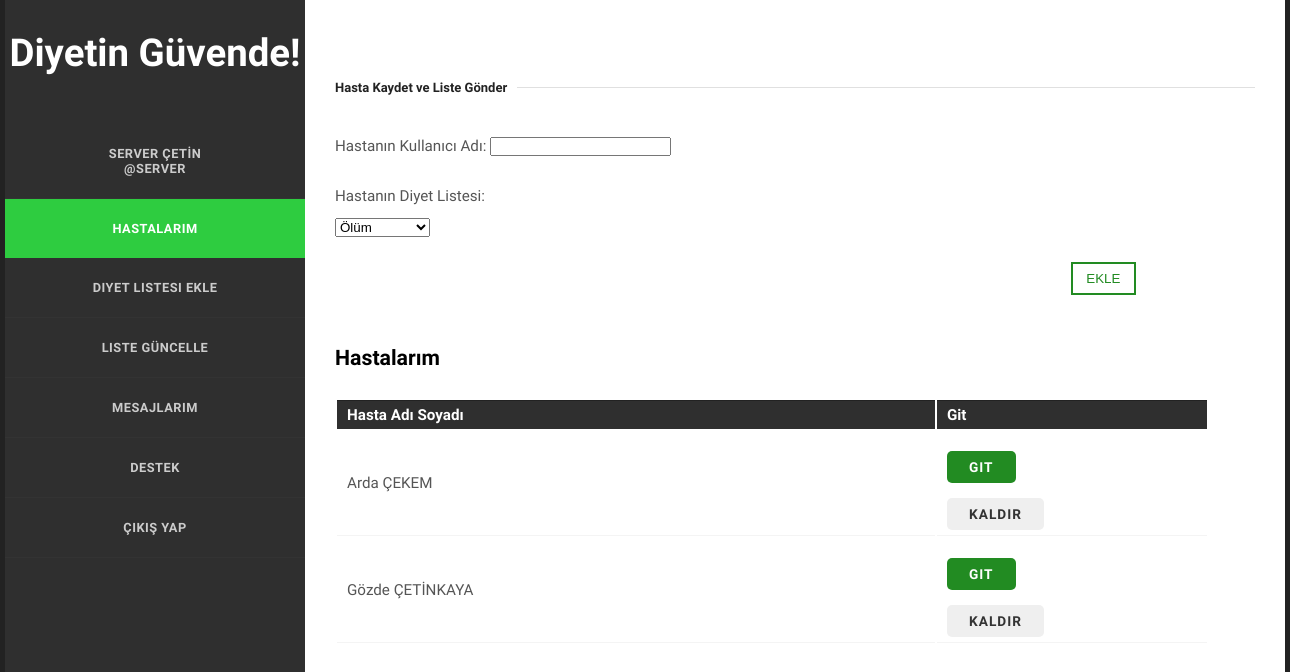
Page /Diyetisyen/diyetisyen.php (signed in) on the committed database.
### tables this page shows
CREATE TABLE `hastabilgi` (
  `Id` int(11) NOT NULL,
  `KullaniciId` int(11) NOT NULL,
  `Boy` int(11) NOT NULL,
  `Kilo` float NOT NULL,
  `YagOrani` float NOT NULL,
  `DiyetisyenId` int(11) DEFAULT NULL,
  `DiyetTabloId` int(11) DEFAULT NULL,
  `SporTabloId` int(11) DEFAULT NULL,
  `KocId` int(11) DEFAULT NULL
);

CREATE TABLE `kullanici` (
  `Id` int(11) NOT NULL,
  `CinsiyetId` int(11) NOT NULL,
  `Ad` varchar(30) NOT NULL,
  `Soyad` varchar(30) NOT NULL,
  `DogumTarih` date NOT NULL,
  `KullaniciAdi` varchar(15) NOT NULL,
  `Email` varchar(50) NOT NULL,
  `TelefonNo` varchar(15) NOT NULL,
  `Sifre` varchar(150) NOT NULL,
  `KullaniciTurId` int(11) NOT NULL
);

### Diyetisyen/diyetisyen.php (the view, shortened to what this page needs)
<!doctype html>
<html>
<head>
<link rel="stylesheet" href="../css/styles.css" type="text/css" />
</head>
<body>
		<section id="body" class="width">
			<section id="content" class="column-right">
	    <article>
			<div class="beyaz" style="padding-top: 50px"  >
			<form action="#" method="POST">
			<fieldset>
				 <legend>Hasta Kaydet ve Liste Gönder</legend><br><br>
				<p>Hastanın Kullanıcı Adı:
						<input type="text" name="username" id="username" value="" /><br /></p>
				<p>Hastanın Diyet Listesi:<br>
                    <select name="diyetList">
                    <?php
                    include '../baglan.php';
                    $id = $_SESSION["Id"];
                    $listele = $db->query("SELECT * FROM diyettablosu where DiyetisyenId =$id", PDO::FETCH_ASSOC);
                    if ( $listele->rowCount() )
                    {
                        foreach( $listele as $gelenveri )
                        {
                            echo '<option value="'.$gelenveri['Id'].'">'.$gelenveri['TabloAdi'].'</option>';
                        }
                    }
                    ?>
                    </select>
				<br>
			<p><input class="brk-btn" type="submit" style="margin-left:80%;" name="kullaniciEkle" value="Ekle" >
			<br><br>
			<h4>Hastalarım</h4><br>
				<table id="hastalistesi">
  <tr>
    <th>Hasta Adı Soyadı</th>
	<th style="width:250px;">Git</th>
  </tr>
            </form>
                <?php
             include '../baglan.php';
             $id = $_SESSION['Id'];
             $listele = $db->query("SELECT * FROM kullanici INNER JOIN hastabilgi ON kullanici.Id=KullaniciId where DiyetisyenId='$id'", PDO::FETCH_ASSOC);
             if ($listele->rowCount())
             {
                 foreach( $listele as $gelenveri )
                 {
                     echo '<tr>
                            <td>'.$gelenveri['Ad'].' '.$gelenveri['Soyad'].'</td>
                            <td>
                               <form method="post" action="hasta-profili.php"> <input type="hidden" name="kullaniciIds" value="'.$gelenveri['KullaniciId'].'">
                               <input type="submit" name="git" class="formbutton"value="Git" />
                               </form>
                               <form method="post"> <input type="hidden" name="kullaniciIds" value="'.$gelenveri['KullaniciId'].'">
                               <input type="submit" name="kaldir" class="formbuttonn" value="Kaldır" />
                               </form>
                            </td>
                          </tr>
                     ';
                 }
             }
             ?>
				</div>
		</article>
		</section>
	</section>
</body>
</html>

### css/styles.css (style rules this page uses)
body { margin:0px auto; padding:0; background: #222; font-family: 'Oxygen', 'sans-serif'; font-size: 1.0em; color:#555; }
* { margin:0; padding:0; }
table { width:95%; text-align:left; }
th, td { padding:5px 10px; }
th { color:#fff; border-top:1px solid #222; background-color:#2F2F2F; }
td { border-bottom:1px solid #f4f4f4; }
p { line-height:2.0em; margin-bottom:20px; }
fieldset { display:block; border:none; border-top:1px solid #e0e0e0; }
fieldset legend { font-weight:bold; font-size:13px; padding-right:10px; color:#222; }
fieldset form { padding-top:15px; }
fieldset form input, fieldset form select, fieldset form textarea { padding:5px; color:#333333; font-size:13px; font-family:Oxygen, Arial, Helvetica, sans-serif; border:1px solid #ddd; }
fieldset form input.formbutton { border:none; background-color: forestgreen; border-radius: 5px; color: #FFFFFF; display: inline-block; font-weight: bold; padding: 8px 22px; font-size: 0.9em; letter-spacing: 1px; text-decoration: none; text-transform: uppercase; }
fieldset form input.formbuttonn { border:none; background-color: # 808080; border-radius: 5px; color: #black; display: inline-block; font-weight: bold; padding: 8px 22px; font-size: 0.9em; letter-spacing: 1px; text-decoration: none; text-transform: uppercase; }
h4 { padding-bottom:10px; font-size:1.4em; color:#000; }
.width { width:1280px; margin: 0 auto; }
div.beyaz { height:1000px; position:relative; top:15%; left:0%; }
section#body { padding: 0; background: #2f2f2f; }
section#content { width:940px; padding: 20px; background-color: #fff; }
.column-right { float:right; }
article { padding: 10px 10px 30px; font-size: 0.95em; border-bottom: 1px solid #eee; }

### rows in the picture
hastabilgi: KullaniciId.Ad "Arda", KullaniciId.Soyad "ÇEKEM"
hastabilgi: KullaniciId.Ad "Gözde", KullaniciId.Soyad "ÇETİNKAYA"

### other values in the picture
$name "SERVER"
$soyad "ÇETİN"
$username "SERVER"
form field diyetList "Ölüm"
